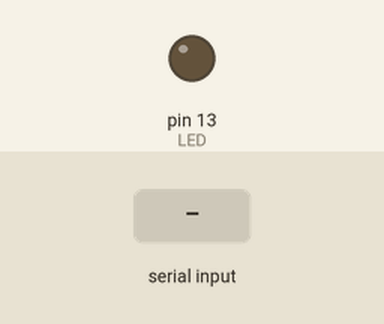
A sketch run on a simulated Arduino Uno, built with avr-gcc and run on an emulated ATmega328P. On the bench: output pins drawn as LEDs (lit = HIGH). The inputs (shaded band) are chosen by the test bench.

Above: at 1.2 s.
1.3 s: "encender\n" received over Serial
At 2.4 s:
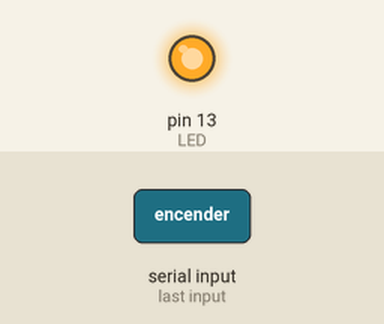
2.8 s: "apagar\n" received over Serial
At 3.5 s:
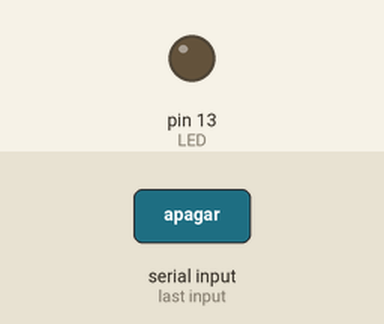
Timing chart, 0 to 5.8 s (numbered marks = the images above; inputs shaded):
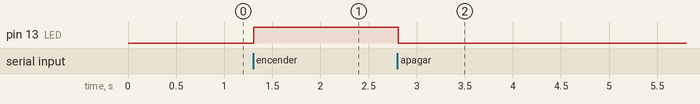

Measured:
- after the input at 1.3 s, pin 13 (LED): LOW → HIGH at once
- after the input at 2.8 s, pin 13 (LED): HIGH → LOW at once

The sketch:

sketch_dec6a.ino
```cpp
#define LED 13

void setup() {
  Serial.begin(9600);
  pinMode(LED, OUTPUT);
  digitalWrite(LED, LOW);
}

void loop() {
  if (Serial.available()) {

    // data será la cadena que se recibirá desde Java
    String data = Serial.readStringUntil('\n');


    if (data == "encender") {
      digitalWrite(LED, HIGH);
    }

    if (data == "apagar") {
      digitalWrite(LED, LOW);
    }

  }

}
```
